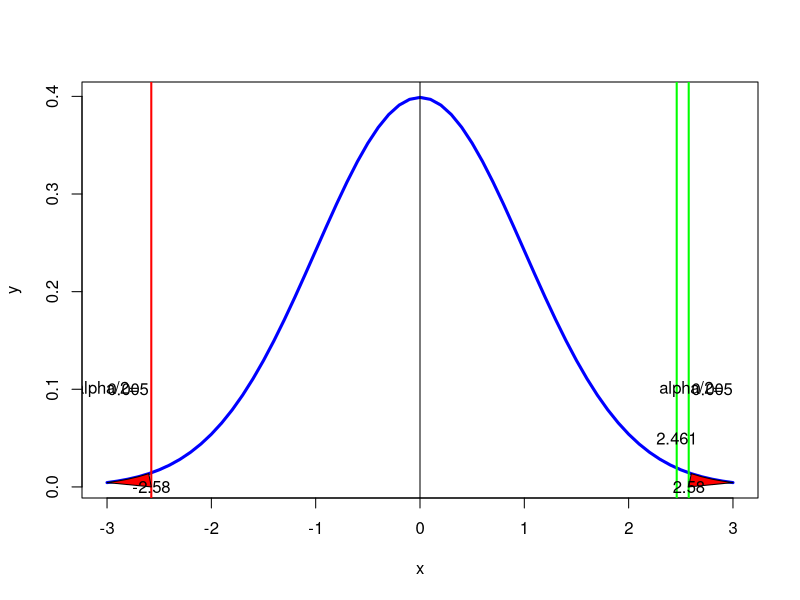

The R source for this figure:
#page no 401
library(ggplot2)
n=420019
x=172
p_dash=round(x/n,6)
p0=.0340/100
q0=1-p0
t_stat=abs((p_dash-p0)/(sqrt((p0*q0)/n)))
alpha=.005
t_c_left=(qt(alpha,df=Inf))
p_value=pt(t_stat,df=Inf)
print(paste("critical value= ",round(t_c_left,2)))
print(paste("t-static =",round(t_stat,2)))
if(t_stat <= t_c_left)
{
  print(paste("left tail : Reject H0"))
}else
{
  print(paste("left tail :Accept H0"))
}
t_c_right=qnorm(1-alpha)
p_value=1-pnorm(t_stat)
if(t_stat >= t_c_right)
{
  print(paste("right tail : Reject H0"))
}else
{
  print(paste("right tail :Accept H0"))
}
two_t_stat=abs((p_dash-p0))/(sqrt((p0*q0)/n))
two_t_critical=qnorm(1-alpha/2)
p_value=2*(1-pnorm(two_t_stat))
if(two_t_stat>=two_t_critical)
{
  print("reject H0")
}else
{
  print("accept H0")
}
x <- seq(-3,3,0.1)
y <- dt(x,df=Inf)
t.val <- qt(0.95,df=Inf)
plot(x,y,type='l',lwd=3,col='blue',xlab='x')
abline(v=0)
abline(v=t_c_left,lwd=2,col='red')
abline(v=t_stat,lwd=2,col='green')
abline(v=abs(t_c_left),lwd=2,col='green')
polygon(c(x[x>=abs(t_c_left)],abs(t_c_left) ),c(y[x>=abs(t_c_left)],0),col="red")
polygon(c(x[x<=t_c_left],t_c_left ),c(y[x<=t_c_left],0),col="red")
text(t_c_left,0,round(t_c_left,2))
text(t_stat,0.05,round(t_stat,3))
text(abs(t_c_left),0,round(abs(t_c_left),2))
text(-3.0,0.1,"alpha/2=")
text(-2.8,0.1,alpha)
text(2.6,0.1,"alpha/2=")
text(2.8,0.1,alpha)
